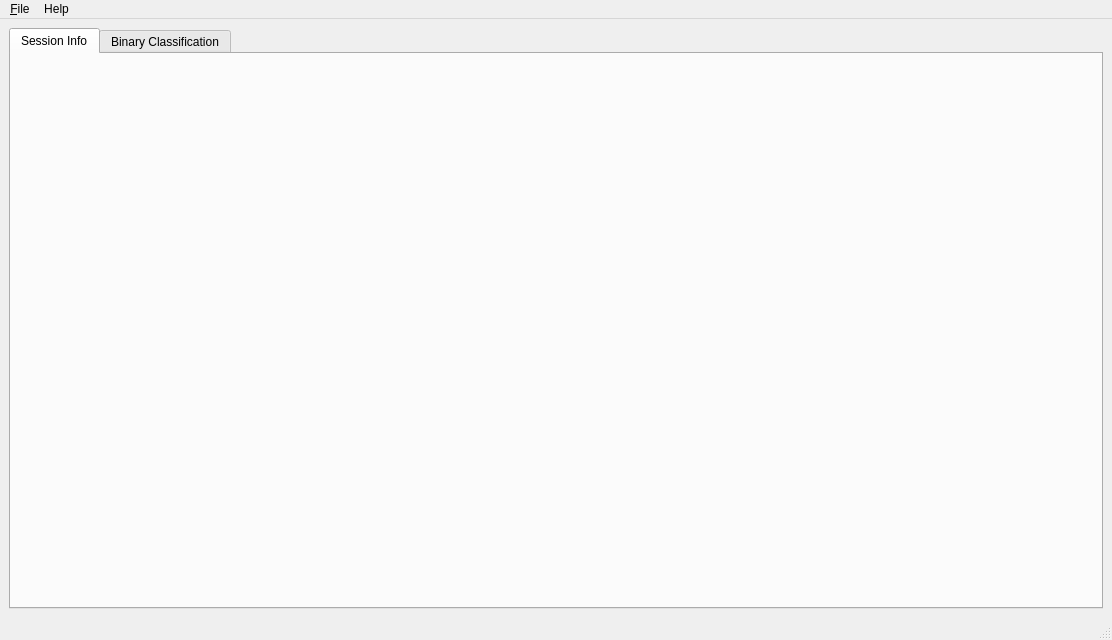
<?xml version="1.0" encoding="UTF-8"?>
<ui version="4.0">
 <class>MainWindow</class>
 <widget class="QMainWindow" name="MainWindow">
  <property name="geometry">
   <rect>
    <x>0</x>
    <y>0</y>
    <width>1112</width>
    <height>640</height>
   </rect>
  </property>
  <property name="acceptDrops">
   <bool>true</bool>
  </property>
  <property name="windowTitle">
   <string>MainWindow</string>
  </property>
  <widget class="QWidget" name="centralwidget">
   <layout class="QHBoxLayout" name="horizontalLayout">
    <item>
     <widget class="QTabWidget" name="tabWidget">
      <property name="currentIndex">
       <number>0</number>
      </property>
      <widget class="SessionView" name="session">
       <attribute name="title">
        <string>Session Info</string>
       </attribute>
      </widget>
      <widget class="BinaryView" name="binary">
       <attribute name="title">
        <string>Binary Classification</string>
       </attribute>
      </widget>
     </widget>
    </item>
   </layout>
  </widget>
  <widget class="QMenuBar" name="menubar">
   <property name="geometry">
    <rect>
     <x>0</x>
     <y>0</y>
     <width>1112</width>
     <height>24</height>
    </rect>
   </property>
   <widget class="QMenu" name="menuFile">
    <property name="title">
     <string>&amp;File</string>
    </property>
    <addaction name="separator"/>
    <addaction name="actionOpen"/>
    <addaction name="actionQuit"/>
   </widget>
   <widget class="QMenu" name="menuHelp">
    <property name="title">
     <string>Help</string>
    </property>
    <addaction name="actionSoftware"/>
    <addaction name="actionAbout"/>
   </widget>
   <addaction name="menuFile"/>
   <addaction name="menuHelp"/>
  </widget>
  <widget class="QStatusBar" name="statusbar"/>
  <action name="action_add">
   <property name="text">
    <string>&amp;Add measurements</string>
   </property>
  </action>
  <action name="action_clear">
   <property name="text">
    <string>&amp;Clear measurements</string>
   </property>
  </action>
  <action name="actionQuit">
   <property name="text">
    <string>&amp;Quit</string>
   </property>
  </action>
  <action name="action_add_folder">
   <property name="text">
    <string>Add &amp;folder with measurements</string>
   </property>
  </action>
  <action name="actionAbout">
   <property name="text">
    <string>About</string>
   </property>
  </action>
  <action name="actionSoftware">
   <property name="text">
    <string>Software</string>
   </property>
  </action>
  <action name="actionOpen">
   <property name="text">
    <string>&amp;Open .rtdc file</string>
   </property>
  </action>
 </widget>
 <customwidgets>
  <customwidget>
   <class>BinaryView</class>
   <extends>QWidget</extends>
   <header>dctag.binary</header>
   <container>1</container>
  </customwidget>
  <customwidget>
   <class>SessionView</class>
   <extends>QWidget</extends>
   <header>dctag.session</header>
   <container>1</container>
  </customwidget>
 </customwidgets>
 <resources/>
 <connections/>
</ui>
